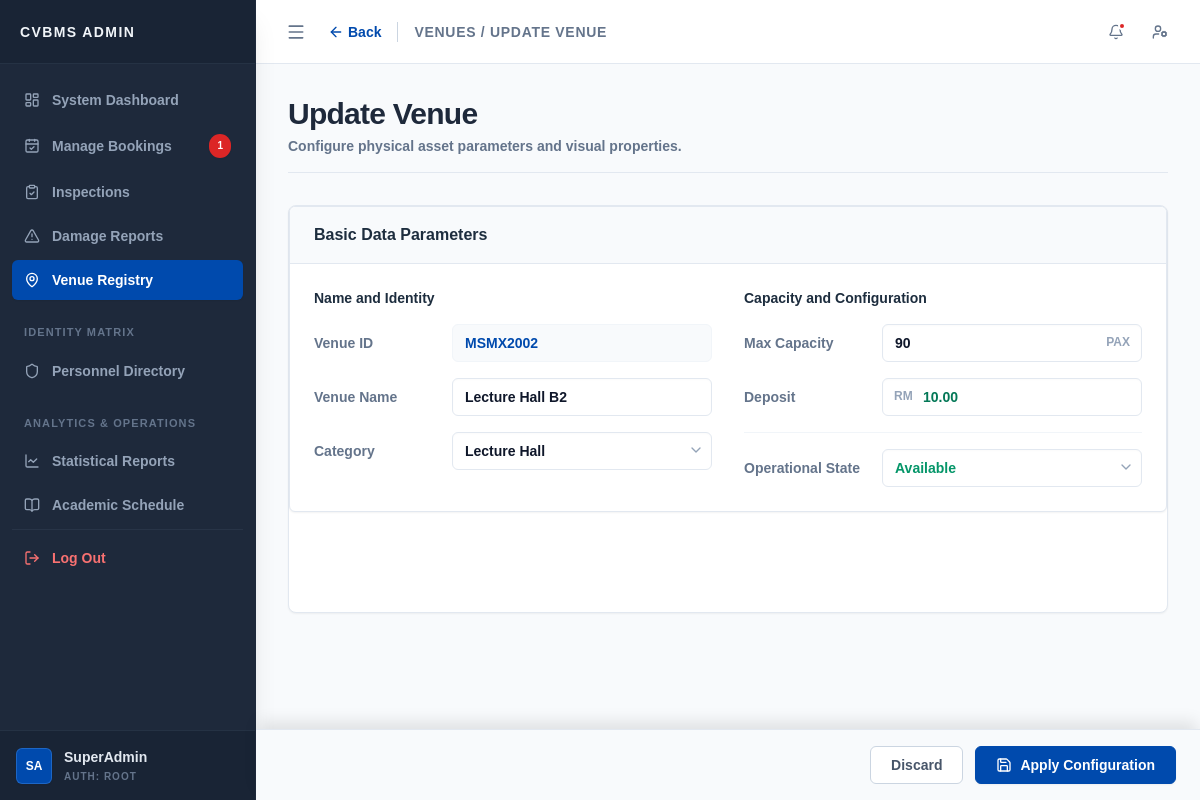
Screenshot of /admin/register_venue.php?vid=MSMX2002 (signed in) with the database file from the repository.
### tables this page shows
CREATE TABLE `venue` (
  `vid` varchar(10) NOT NULL,
  `vname` varchar(100) NOT NULL,
  `vcid` int(11) NOT NULL,
  `max_cap` int(10) UNSIGNED NOT NULL,
  `deposit` decimal(10,2) UNSIGNED NOT NULL,
  `status` enum('available','maintenance','closed') NOT NULL DEFAULT 'available',
  `description` text NOT NULL
);

### core/repositories/VenueRepository.php (called while the page is built, shortened)
<?php
class VenueRepository
{
    private mysqli $conn;
    public function __construct(mysqli $conn)
    {
        $this->conn = $conn;
    }
    public function getVenueById(string $vid): ?array
    {
        $stmt = $this->conn->prepare("SELECT * FROM venue WHERE vid = ?");
        $stmt->bind_param("s", $vid);
        $stmt->execute();
        $result = $stmt->get_result()->fetch_assoc();
        return $result ?: null;
    }
    public function getCategoryDictionary(): array
    {
        $sql = "SELECT vcid, category FROM vcategory ORDER BY category ASC";
        $result = $this->conn->query($sql);
        $options = [];
        if ($result && $result->num_rows > 0)
        {
            while ($row = $result->fetch_assoc())
            {
 $options[] = $row;
            }
        }
        return $options;
    }
}
?>

### admin/register_venue.php (the view, shortened to what this page needs)
<?php
require_once __DIR__ . '/../config/db.php';
require_once __DIR__ . '/../core/repositories/VenueRepository.php';
$venueRepo = new VenueRepository($conn);
$vid_param = trim($_GET['vid'] ?? '');
$mode = !empty($vid_param) ? 'Update' : 'Create';
$venue = null;
if ($mode === 'Update')
{
    $venue = $venueRepo->getVenueById($vid_param);
}
$categories = $venueRepo->getCategoryDictionary();
$topbar_content = '
<div class="flex items-center">
    <a href="venue_directory.php" class="text-sm font-bold text-[#004aad] hover:text-[#003882] flex items-center mr-4 transition-colors">
        <i data-lucide="arrow-left" class="w-4 h-4 mr-1"></i> Back
    </a>
    <h2 class="text-sm font-bold text-slate-500 uppercase tracking-wider border-l border-slate-300 pl-4">Venues / ' . $mode . ' Venue</h2>
</div>';
require_once __DIR__ . '/../core/components/FioriFormBuilder.php';
?>
<form action="../actions/process_venue.php" method="POST" enctype="multipart/form-data" id="registerVenueForm" class="bg-white rounded-lg shadow-sm border border-slate-200 relative">
    <div class="p-0">
        <div class="fiori-form-container">
            <div class="fiori-section-header">
                <h2 class="text-base font-bold text-[#1d2d3e]">Basic Data Parameters</h2>
            </div>
            <div class="p-6 grid grid-cols-1 lg:grid-cols-12 gap-8">
                <div class="lg:col-span-6 space-y-4">
                    <h3 class="text-sm font-bold text-[#1d2d3e] mb-4">Name and Identity</h3>
                    <?php
                    echo FB::input('text', 'vid', 'Venue ID', $venue['vid'] ?? '', [
                        'maxlength' => 10,
                        'required' => true,
                        'readonly' => ($mode === 'Update'),
                        'placeholder' => 'e.g. MNBR2002',
                        'extra_css' => ($mode === 'Update') ? '' : 'font-mono uppercase'
                    ]);
                    echo FB::input('text', 'vname', 'Venue Name', $venue['vname'] ?? '', [
                        'required' => true,
                        'placeholder' => 'Full Name'
                    ]);
                    $catOptions = array_column($categories, 'category', 'vcid');
                    echo FB::select('vcid', 'Category', $catOptions, $venue['vcid'] ?? null, [
                        'required' => true,
                        'placeholder' => 'Select Category'
                    ]);
                    ?>
                </div>
                <div class="lg:col-span-6 space-y-4">
                    <h3 class="text-sm font-bold text-[#1d2d3e] mb-4">Capacity and Configuration</h3>
                    <?php
                    echo FB::input('number', 'max_cap', 'Max Capacity', $venue['max_cap'] ?? '', [
                        'min' => 1, 'required' => true, 'suffix' => 'PAX'
                    ]);
                    echo FB::input('number', 'deposit', 'Deposit', $venue['deposit'] ?? '', [
                        'step' => '0.01', 'min' => 0, 'required' => true, 'prefix' => 'RM',
                        'extra_css' => 'text-emerald-700 font-bold'
                    ]);
                    $statusColor = 'text-emerald-600';
                    if ($venue)
                    {
                        $statusColor = ($venue['status'] === 'maintenance') ? 'text-red-600' : (($venue['status'] === 'closed') ? 'text-slate-600' : 'text-emerald-600');
                    }
                    echo "<div class=\"border-t border-slate-100 pt-4 mt-2\">" . FB::select('status', 'Operational State', [ 'available' => 'Available', 'maintenance' => 'Maintenance', 'closed' => 'Closed' ], $venue['status'] ?? 'available', [ 'extra_css' => "font-bold {$statusColor}", 'onchange' => "this.className = this.value === 'maintenance' ? 'fiori-input focus:border-[#004aad] appearance-none pr-8 bg-white cursor-pointer transition-colors font-bold text-red-600' : (this.value === 'closed' ? 'fiori-input focus:border-[#004aad] appearance-none pr-8 bg-white cursor-pointer transition-colors font-bold text-slate-600' : 'fiori-input focus:border-[#004aad] appearance-none pr-8 bg-white cursor-pointer transition-colors font-bold text-emerald-600')" ]) . "</div>";
                    ?>
                </div>
            </div>
    <div class="fixed bottom-0 right-0 w-full lg:w-[calc(100%-16rem)] bg-slate-50 border-t border-slate-200 p-4 px-6 flex justify-end space-x-3 z-50 shadow-[0_-10px_15px_-3px_rgba(0,0,0,0.1)]">
        <button type="button" onclick="window.location.href='venue_directory.php'" class="px-5 py-2 text-sm font-semibold text-slate-600 bg-white border border-slate-300 rounded-md hover:bg-slate-50 transition-colors">
            Discard
        </button>
        <button type="submit" id="submitBtn" class="px-5 py-2 text-sm font-semibold text-white bg-[#004aad] rounded-md hover:bg-[#003882] shadow-sm transition-colors flex items-center border border-[#004aad]">
            <i data-lucide="save" class="w-4 h-4 mr-2"></i> <?php echo ($mode === 'Update') ? 'Apply Configuration' : 'Save Venue Record'; ?>
        </button>
    </div>
</form>
<?php
require_once __DIR__ . '/../core/layout.php';
?>

### core/components/FioriFormBuilder.php (shortened to what this page needs)
<?php
class FioriFormBuilder
{
    private static function renderRow(string $label, string $controlHtml): string
    {
        return "
        <div class=\"grid grid-cols-3 gap-4 items-center\">
            <label class=\"" . self::LABEL_CSS . "\">{$label}</label>
            <div class=\"col-span-2 relative\">
{$controlHtml}
            </div>
        </div>";
    }
    public static function input(string $type, string $name, string $label, ?string $value, array $attrs = []): string
    {
        $attrStr = self::buildAttributes($attrs);
        $css = ($attrs['readonly'] ?? false) ? self::READONLY_CSS : self::INPUT_CSS . ' ' . ($attrs['extra_css'] ?? '');
        $val = htmlspecialchars((string)$value);
        $control = "<input type=\"{$type}\" name=\"{$name}\" value=\"{$val}\" class=\"{$css}\" {$attrStr}>";
        if (isset($attrs['prefix']))
        {
            $control = "<span class=\"absolute left-3 top-2.5 text-xs text-slate-400 font-bold\">{$attrs['prefix']}</span>" . str_replace('fiori-input', 'fiori-input pl-10', $control);
        }
        if (isset($attrs['suffix']))
        {
            $control .= "<span class=\"absolute right-3 top-2.5 text-xs text-slate-400 font-bold\">{$attrs['suffix']}</span>";
            $control = str_replace('fiori-input', 'fiori-input pr-12 font-mono', $control);
        }
        return self::renderRow($label, $control);
    }
    public static function select(string $name, string $label, array $options, ?string $selectedValue, array $attrs = []): string
    {
        $attrStr = self::buildAttributes($attrs);
        $css = self::INPUT_CSS . ' appearance-none pr-8 bg-white cursor-pointer transition-colors ' . ($attrs['extra_css'] ?? '');
        $control = "<select name=\"{$name}\" class=\"{$css}\" {$attrStr}>";
        if (!empty($attrs['placeholder']))
        {
            $control .= "<option value=\"\" disabled " . ($selectedValue === null ? 'selected' : '') . ">{$attrs['placeholder']}</option>";
        }
        foreach ($options as $val => $text)
        {
            $sel = ((string)$selectedValue === (string)$val) ? 'selected' : '';
            $control .= "<option value=\"" . htmlspecialchars($val) . "\" {$sel}>" . htmlspecialchars($text) . "</option>";
        }
        $control .= "</select>
        <i data-lucide=\"chevron-down\" class=\"w-4 h-4 text-slate-400 absolute right-2 top-2.5 pointer-events-none\"></i>";
        return self::renderRow($label, $control);
    }
    private static function buildAttributes(array $attrs): string
    {
        $compiled = [];
        $booleanAttrs = ['required', 'readonly', 'disabled'];
        foreach ($attrs as $key => $val)
        {
            if (in_array($key, ['prefix', 'suffix', 'extra_css', 'placeholder'])) continue; if (in_array($key, $booleanAttrs))
            {
                if ($val) $compiled[] = $key; } else
                {
                $compiled[] = "{$key}=\"" . htmlspecialchars((string)$val) . "\"";
            }
        }
        return implode(' ', $compiled);
    }
}
?>

### assets/css/admin_css.css (style rules this page uses)
:root { font-size: 100%; }
html, body, body *, button, input, select, textarea { font-family: "Century Gothic", CenturyGothic, "Century", "Century Schoolbook", Arial, sans-serif !important; font-weight: 700; }
:root { --fiori-bg: #ffffff; --fiori-blue: #004aad; --fiori-text: #334155; --fiori-label: #64748b; --fiori-border: #e2e8f0; --fiori-readonly-bg: #f8fafc; --fiori-input-focus: #004aad; --fiori-success: #059669; --fiori-error: #dc2626; }
.fiori-form-container { background: var(--fiori-bg); border: 1px solid var(--fiori-border); border-radius: 0.375rem; margin-bottom: 100px; box-shadow: 0 1px 2px 0 rgba(0, 0, 0, 0.05); transition: border-color 0.2s cubic-bezier(0.4, 0, 0.2, 1), box-shadow 0.2s cubic-bezier(0.4, 0, 0.2, 1); }
.fiori-section-header { background: #f8fafc; border-bottom: 1px solid var(--fiori-border); padding: 1rem 1.5rem; display: flex; justify-content: space-between; align-items: center; border-top-left-radius: 0.375rem; border-top-right-radius: 0.375rem; }
.fiori-input { border: 1px solid var(--fiori-border); border-radius: 0.375rem; height: 38px; padding: 0 12px; font-size: 0.875rem; color: #0f172a; width: 100%; background-color: #ffffff; transition: all 0.2s cubic-bezier(0.4, 0, 0.2, 1); box-shadow: 0 1px 2px 0 rgba(0, 0, 0, 0.02) inset; }
.fiori-readonly { background-color: var(--fiori-readonly-bg); border-color: #f1f5f9; pointer-events: none; color: var(--fiori-label); box-shadow: none; }

### rows the page displays
venue: vid "MSMX2002", vname "Lecture Hall B2", deposit "10.00"

### other values shown
$sidebar_brand_label "CVBMS ADMIN"
$pending_bookings_count "1"
$_SESSION['full_name'] "SuperAdmin"
$mode "UPDATE"
$page_title "Update Venue"
$page_description "Configure physical asset parameters and visual properties."
$label "Venue ID Venue Name Category Max Capacity Deposit Operational State"
$attrs['suffix'] "PAX"
$attrs['prefix'] "RM"
form field vcid "Lecture Hall"
form field status "Available"
